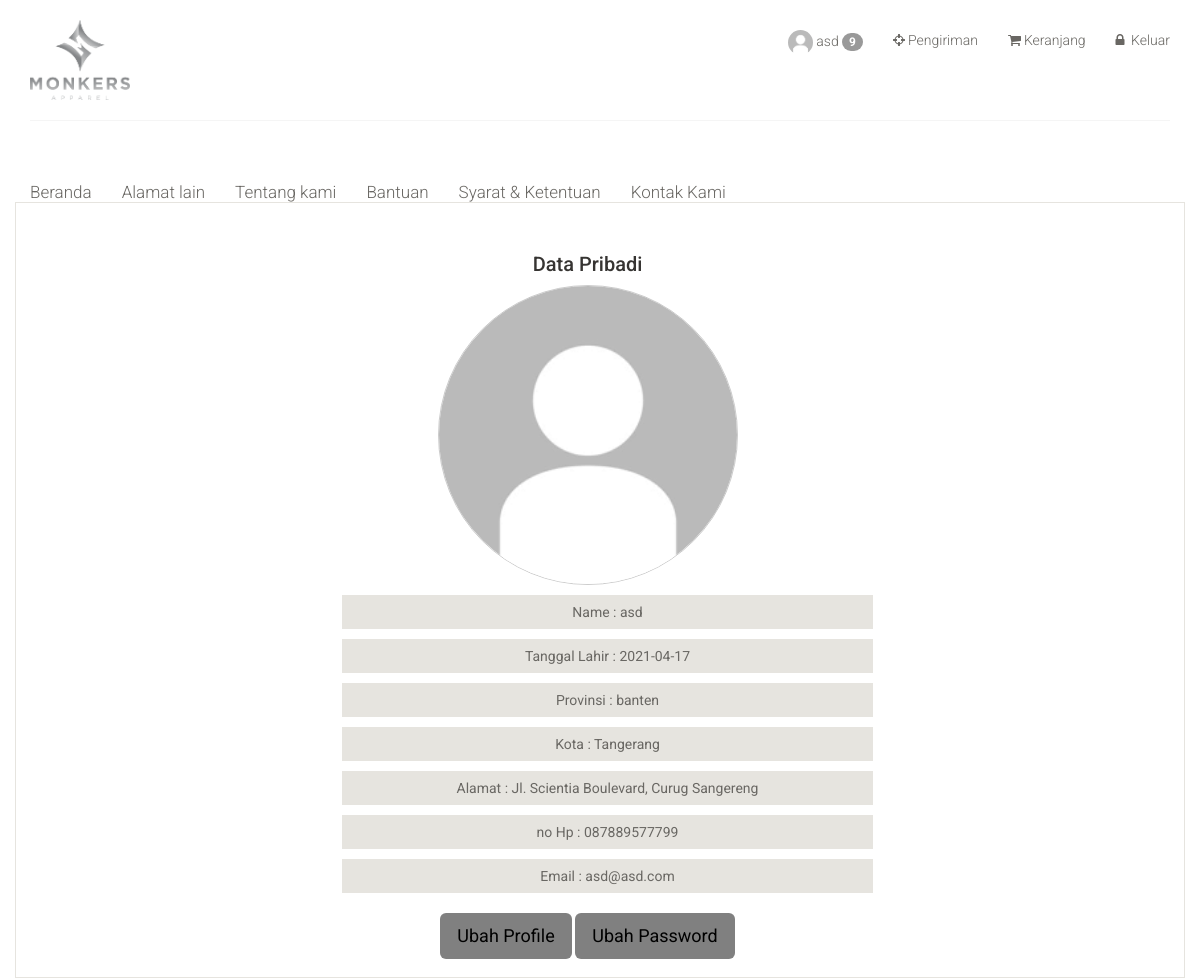
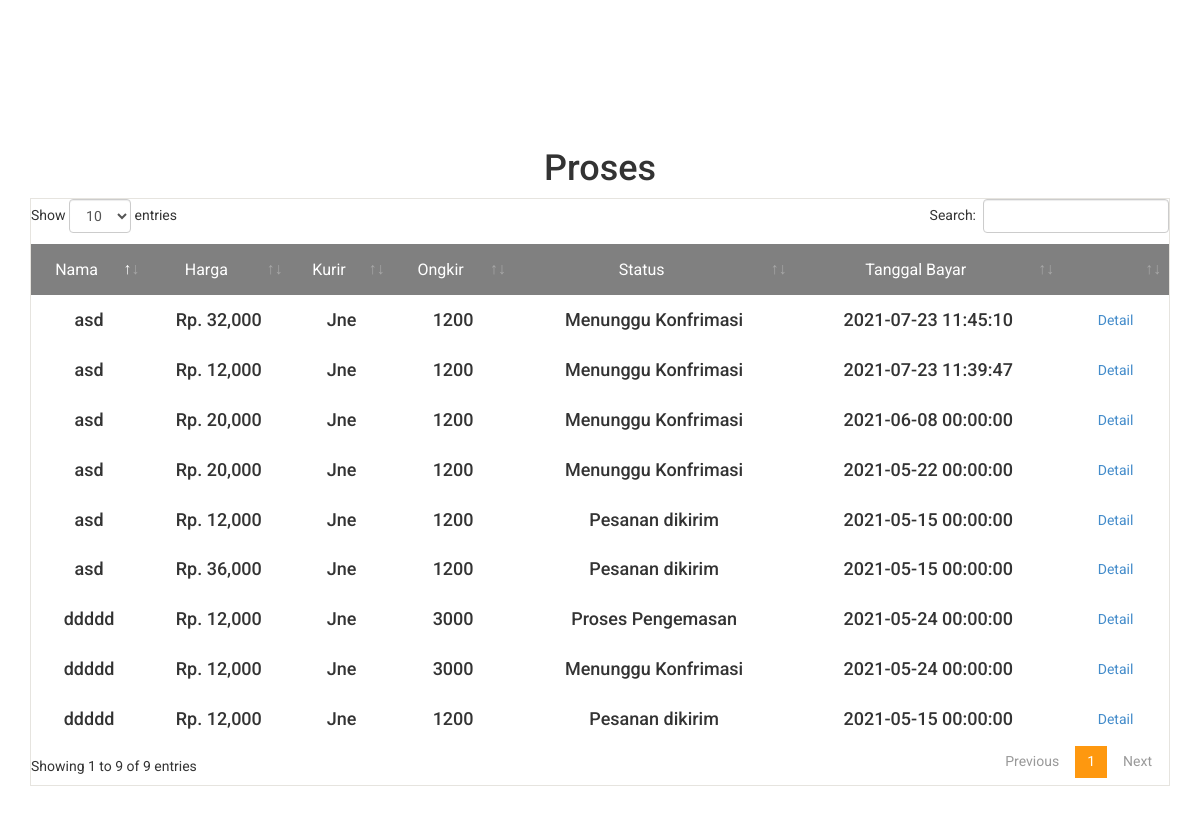
Page /monkers/profile.php (signed in) on the earlier database version (2 pictures, top to bottom).
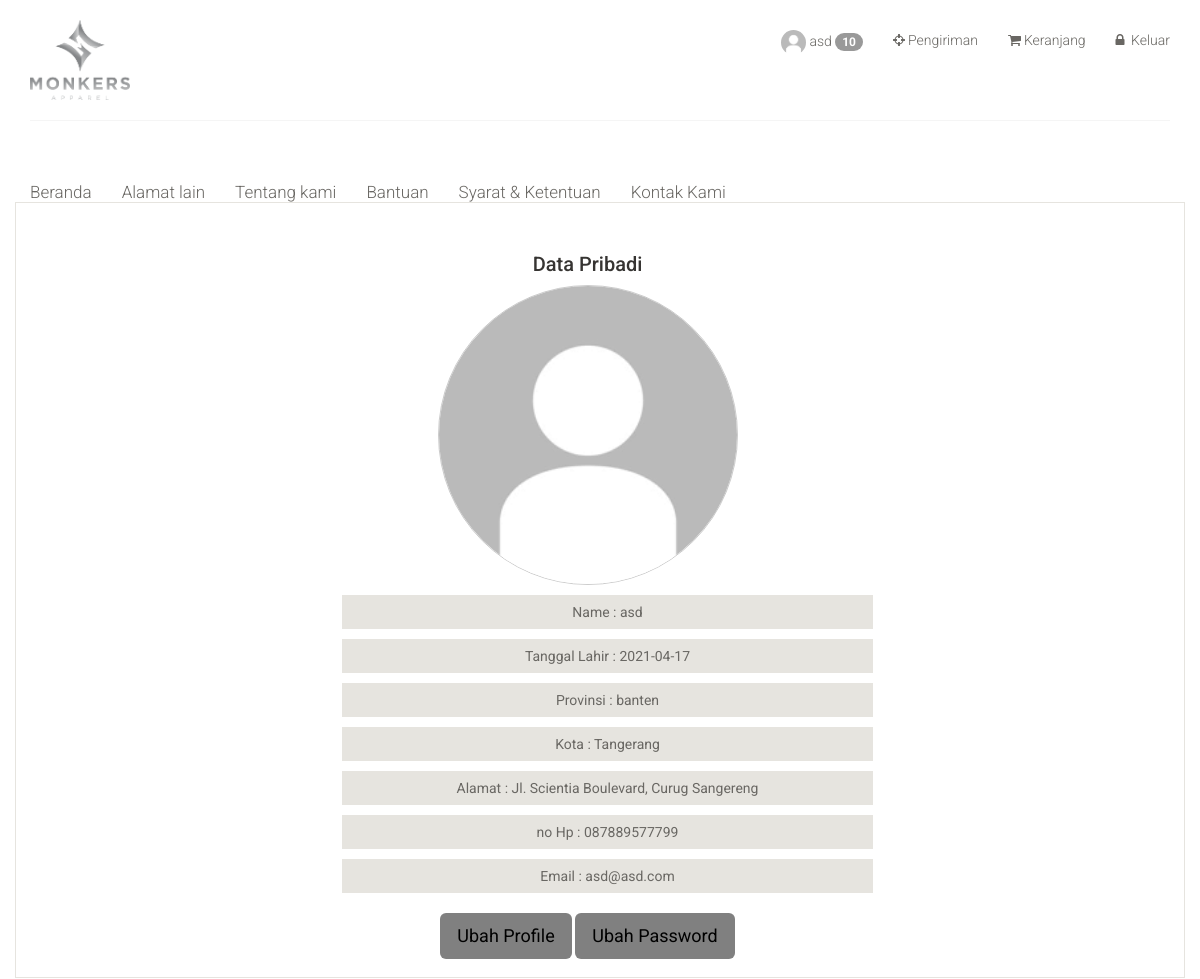
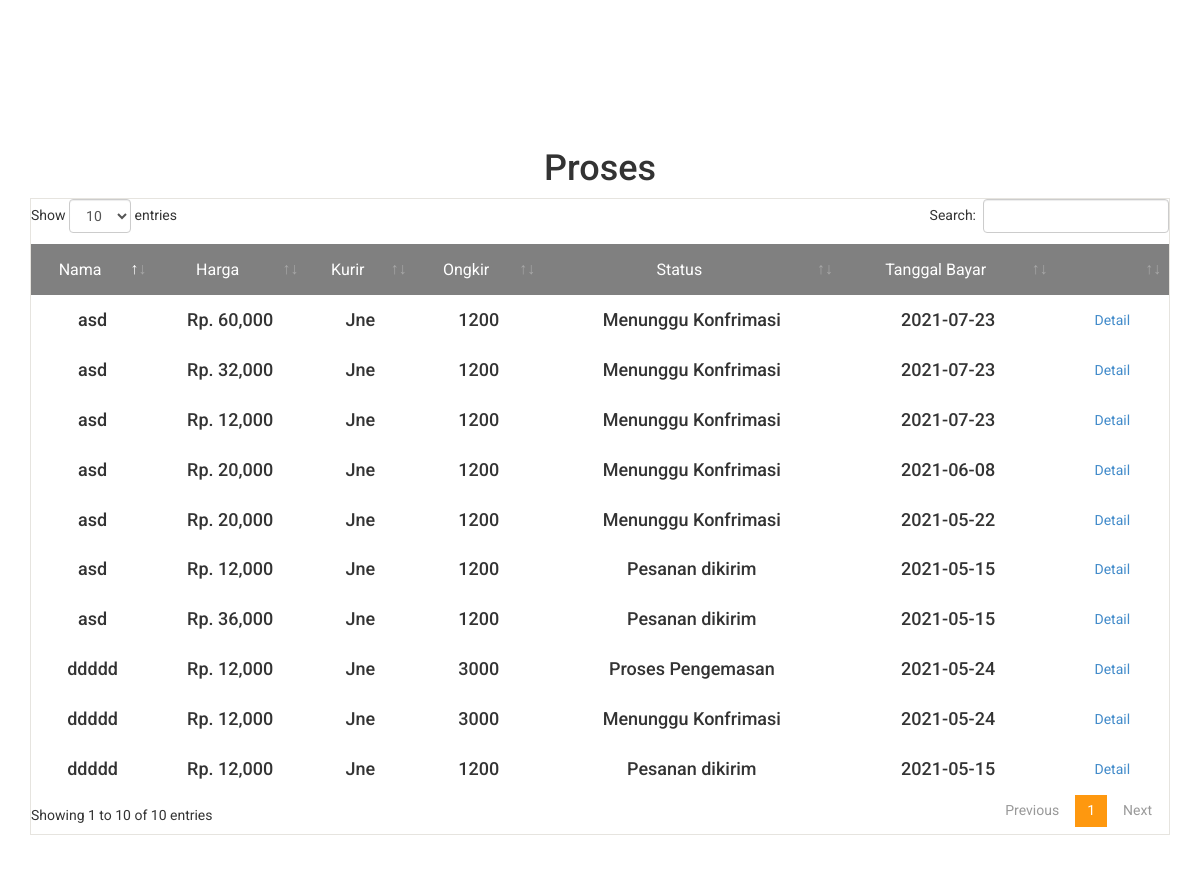
Same page on the later database version (2 pictures, top to bottom).
### tables this page shows
CREATE TABLE `tbl_customer` (
  `cust_id` int(11) NOT NULL,
  `cust_name` varchar(30) NOT NULL,
  `cust_birth` date NOT NULL,
  `cust_address` varchar(255) NOT NULL,
  `cust_province` varchar(255) NOT NULL,
  `cust_city` varchar(255) NOT NULL,
  `cust_email` varchar(30) NOT NULL,
  `cust_pass` varchar(50) NOT NULL,
  `cust_phone` varchar(20) NOT NULL,
  `cust_total_order` int(11) NOT NULL,
  `cust_total_price` int(11) NOT NULL,
  `cust_img` varchar(255) NOT NULL,
  `create_date` date NOT NULL DEFAULT current_timestamp()
);

CREATE TABLE `tbl_proses` (
  `proses_id` int(11) NOT NULL,
  `date_id` varchar(100) DEFAULT NULL,
  `cust_id` int(11) NOT NULL,
  `address_id` int(11) NOT NULL,
  `name` varchar(255) NOT NULL,
  `price` int(100) DEFAULT NULL,
  `ongkir` int(11) NOT NULL,
  `kurir` varchar(50) DEFAULT NULL,
  `status` varchar(200) DEFAULT NULL,
  `create_date` date NOT NULL DEFAULT current_timestamp(),
  `img_bayar` varchar(200) DEFAULT NULL
);

### model/User.php (called while the page is built, shortened)
<?php
function getDataUser($cust_id)
{
   require('../connect/conn.php');
   $sql = "SELECT * from tbl_customer where cust_id = '" . $cust_id . "' ";
   $item = mysqli_query($conn, $sql);
   $data = mysqli_fetch_assoc($item);
   return $data;
}
function getDataProses($cust_id)
{
   require('../connect/conn.php');
   $sql = "SELECT * from tbl_proses where cust_id = " . $cust_id . " ORDER BY proses_id DESC";
   $item = mysqli_query($conn, $sql);
   return $item;
}
function getProsesCount($cust_id)
{
   require('../connect/conn.php');
   $sql = "SELECT count(proses_id) as juml from tbl_proses where cust_id = " . $cust_id . " AND status != 'Selesai' ";
   $item = mysqli_query($conn, $sql);
   $data = mysqli_fetch_assoc($item);
   return $data;
}
function getcartCount($cust_id)
{
   require('../connect/conn.php');
   $sql = "SELECT count(cart_id) as juml from tbl_cart where cust_id = " . $cust_id . " ";
   $item = mysqli_query($conn, $sql);
   $data = mysqli_fetch_assoc($item);
   return $data;
}
function getcheckCount($cust_id)
{
   require('../connect/conn.php');
   $sql = "SELECT count(check_id) as juml from tbl_checkout where cust_id = " . $cust_id . " ";
   $item = mysqli_query($conn, $sql);
   $data = mysqli_fetch_assoc($item);
   return $data;
}
function custLogin($id_user)
{
   require('../connect/conn.php');
   $sql = "SELECT * from tbl_customer where cust_id = '" . $id_user . "' ";
   $result = mysqli_query($conn, $sql);
   $data = mysqli_fetch_assoc($result);
   return $data;
}
?>

### monkers/profile.php (the view, shortened to what this page needs)
<?php
require('../model/User.php');
$datauser = getDataUser($_SESSION['cust_id']);
$data_cart = getcartCount($_SESSION['cust_id']);
$data_check = getcheckCount($_SESSION['cust_id']);
$proses_count = getProsesCount($_SESSION['cust_id']);
$data_proses = getDataProses($_SESSION['cust_id']);
?>
<!DOCTYPE html>
<html lang="en">
<head>
	<link href="css/bootstrap.min.css" rel="stylesheet">
	<link href="css/font-awesome.min.css" rel="stylesheet">
	<link href="css/prettyPhoto.css" rel="stylesheet">
	<link href="css/price-range.css" rel="stylesheet">
	<link href="css/animate.css" rel="stylesheet">
	<link href="css/main.css" rel="stylesheet">
	<link href="css/responsive.css" rel="stylesheet">
	<link rel="stylesheet" href="../plugins/datatables-bs4/css/dataTables.bootstrap4.min.css">
	<link rel="stylesheet" href="../plugins/datatables-responsive/css/responsive.bootstrap4.min.css">
	<link rel="stylesheet" href="../plugins/datatables-buttons/css/buttons.bootstrap4.min.css">
</head>
<body>
	<header id="header">
		<div class="header-middle">
			<div class="container">
				<div class="row">
					<div class="col-sm-4">
						<div class="logo pull-left">
							<a href="index.php"><img width="100" src="images/home/logo.png" alt="" /></a>
						</div>
					</div>
					<div class="col-sm-8">
						<div class="shop-menu pull-right">
							<ul class="nav navbar-nav">
								<?php
								if (!isset($_SESSION['cust_id'])) {
								?>
									<li><a href="../monkers/login.php"><i class="fa fa-user"></i> Akun</a></li>
								<?php
								} else {
									$data = custLogin($_SESSION['cust_id']);
								?>
									<?php if ($proses_count['juml'] != 0) { ?>
										<li><a href="../monkers/profile.php"><img src="images/Profile/<?php echo $datauser['cust_img'] ?>" style=" width:25px;height: 25px; border-radius: 50%;" />
												<span><?php echo $data['cust_name']; ?></span>
												<span class="badge"><?php echo $proses_count['juml']; ?></span>
											</a>
										</li>
									<?php } else { ?>
										<li><a href="../monkers/profile.php"><img src="images/Profile/<?php echo $datauser['cust_img'] ?>" style=" width:25px;height: 25px; border-radius: 50%;" /> <?php echo $data['cust_name']; ?></a></li>
									<?php } ?>
								<?php
								}
								?>
								<?php if ($data_check['juml'] != 0) { ?>
									<li><a href="checkout.php" class="notification"><i class="fa fa-shopping-cart"></i>
											<span>Pengiriman</span>
											<span class="badge"><?php echo $data_check['juml']; ?></span>
										</a>
									</li>
								<?php } else { ?>
									<li><a href="checkout.php" class="notification"><i class="fa fa-crosshairs"></i>Pengiriman</a></li>
								<?php } ?>
								<?php if ($data_cart['juml'] != 0) { ?>
									<li><a href="cart.php" class="notification"><i class="fa fa-shopping-cart"></i>
											<span>Keranjang</span>
											<span class="badge"><?php echo $data_cart['juml']; ?></span>
										</a>
									</li>
								<?php } else { ?>
									<li><a href="cart.php" class="notification"><i class="fa fa-shopping-cart"></i>Keranjang</a></li>
								<?php } ?>
								<?php
								if (!isset($_SESSION['cust_id'])) {
								?>
									<li><a href="../monkers/login.php"><i class="fa fa-lock"></i> Masuk</a></li>
								<?php
								} else {
								?>
									<li><a href="../login_user/logout_user.php"><i class="fa fa-lock"></i> Keluar</a></li>
								<?php
								}
								?>
							</ul>
						</div>
					</div>
				</div>
			</div>
		</div>
		<div class="header-bottom">
			<div class="container">
				<div class="row">
					<div class="col-sm-9">
					</div>
				</div>
			</div>
		</div>
	</header>
	<section id="do_action">
		<div class="container">
			<div class="breadcrumbs">
				<div class="mainmenu pull-left">
					<ul class="nav navbar-nav collapse navbar-collapse">
						<li><a href="index.php">Beranda</a></li>
						<li><a href="alamat_lain.php">Alamat lain</a></li>
						<li><a href="aboutus.php">Tentang kami</a></li>
						<li><a href="bantuan.php">Bantuan</a></li>
						<li><a href="syarat_ketentuan.php">Syarat & Ketentuan</a></li>
						<li><a href="contactus.php">Kontak Kami</a></li>
					</ul>
				</div>
			</div>
			<br>
			<div class="row">
				<div class="total_area">
					<div class="heading" style="text-align:center;">
						<h3>Data Pribadi</h3>
					</div>
					<div style="text-align:center;">
						<img src="images/Profile/<?php echo $datauser['cust_img'] ?>" style="object-fit:contain; width:300px;height: 300px; border: solid 1px #CCC; border-radius: 50%;" />
					</div>
					<ul style="text-align:center; width:50%; margin: auto;">
						<li>Name : <?php echo $datauser['cust_name'] ?></li>
						<li>Tanggal Lahir : <?php echo $datauser['cust_birth'] ?></li>
						<li>Provinsi : <?php echo $datauser['cust_province'] ?></li>
						<li>Kota : <?php echo $datauser['cust_city'] ?></li>
						<li>Alamat : <?php echo $datauser['cust_address'] ?></li>
						<li>no Hp : <?php echo $datauser['cust_phone'] ?></li>
						<li>Email : <?php echo $datauser['cust_email'] ?></li>
						<br>
					</ul>
					<div style="text-align:center;">
						<button style="background-color:grey;" type="button" class="btn btn-lg" data-toggle="modal" data-target="#myModal">Ubah Profile</button>
						<button style="background-color:grey;" type="button" class="btn btn-lg" data-toggle="modal" data-target="#myModal1">Ubah Password</button>
					</div>
				</div>
			</div>
		</div>
	</section>
	<section id="cart_items">
		<div class="container">
			<div>
				<h1 style="text-align:center">Proses</h1>
			</div>
			<div class="table-responsive cart_info">
				<table id="example1" class="table table-condensed">
					<thead>
						<tr style="background-color:grey;" class="cart_menu">
							<td style="text-align: center">Nama</td>
							<td style="text-align: center">Harga</td>
							<td style="text-align: center">Kurir</td>
							<td style="text-align: center">Ongkir</td>
							<td style="text-align: center">Status</td>
							<td style="text-align: center">Tanggal Bayar</td>
							<td></td>
						</tr>
					</thead>
					<tbody>
						<?php
						while ($data = mysqli_fetch_assoc($data_proses)) { ?>
							<tr>
								<td style="text-align: center">
									<h4><?php echo $data['name'] ?></h4>
								</td>
								<td style="text-align: center">
									<h4>Rp. <?php echo number_format($data['price']) ?></h4>
								</td>
								<td style="text-align: center">
									<h4><?php echo $data['kurir'] ?></h4>
								</td>
								<td style="text-align: center">
									<h4><?php echo $data['ongkir'] ?></h4>
								</td>
								<td style="text-align: center">
									<h4><?php echo $data['status'] ?></h4>
								</td>
								<td style="text-align: center">
									<h4><?php echo $data['create_date'] ?></h4>
								</td>
								<?php if ($data['status'] != "Pesanan dibatalkan") { ?>
									<td style="text-align: center">
										<a class="btn" href="../monkers/detail_proses.php?id=<?php echo $data['date_id'] ?>&ida=<?php echo $data['address_id'] ?>" type="submit" name="detailproses" class="cart_quantity_delete">Detail</a>
									</td>
								<?php } else { ?>
									<td style="text-align: center">
										<p style="color:red;">&#10008;</p>
									</td>
								<?php } ?>
							</tr>
						<?php } ?>
					</tbody>
				</table>
			</div>
		</div>
	</section>
</body>
</html>

### monkers/css/main.css (style rules this page uses)
.notification { background-color: #555; color: white; text-decoration: none; padding: 15px 26px; position: relative; display: inline-block; border-radius: 2px; }
body { font-family: 'Roboto', sans-serif; position: relative; font-weight:400px; }
ul li { list-style: none; }
a { -webkit-transition: 300ms; -moz-transition: 300ms; -o-transition: 300ms; transition: 300ms; }
h1, h2, h3, h4, h5, h6 { font-family: 'Roboto', sans-serif; }
.header-middle .container .row { border-bottom: 1px solid #f5f5f5; margin-left: 0; margin-right: 0; padding-bottom: 20px; padding-top: 20px; }
.header-middle .container .row .col-sm-4 { padding-left: 0; }
.header-middle .container .row .col-sm-8 { padding-right:0; }
.shop-menu ul li { display:inline-block; padding-left: 15px; padding-right: 15px; }
.shop-menu ul li:last-child { padding-right: 0; }
.shop-menu ul li a { background: #FFFFFF; color: #696763; font-family: 'Roboto', sans-serif; font-size: 14px; font-weight: 300; padding:0; padding-right: 0; margin-top: 10px; }
.shop-menu ul li a i { margin-right:3px; }
.header-bottom { padding-bottom: 30px; padding-top: 30px; }
.navbar-collapse.collapse { padding-left: 0; }
.mainmenu ul li { padding-right: 15px; padding-left: 15px; }
.mainmenu ul li:first-child { padding-left: 0px; }
.mainmenu ul li a { color: #696763; font-family: 'Roboto', sans-serif; font-size: 17px; font-weight: 300; padding: 0; padding-bottom: 10px; }
#do_action { margin-bottom: 50px; }
.breadcrumbs { position: relative; }
#cart_items .cart_info { border: 1px solid #E6E4DF; margin-bottom: 50px }
#cart_items .cart_info .cart_menu { background: #FE980F; color: #fff; font-size: 16px; font-family: 'Roboto', sans-serif; font-weight: normal; }
#cart_items .cart_info .table.table-condensed thead tr { height: 51px; }
#cart_items .cart_info .table.table-condensed tr { border-bottom: 1px solid#F7F7F0 }
#cart_items .cart_info .table.table-condensed tr:last-child { border-bottom: 0 }
.cart_info table tr td { border-top: 0 none; vertical-align: inherit; }
.heading h3 { color: #363432; font-size: 20px; font-family: 'Roboto', sans-serif; }
#do_action .total_area { padding-bottom: 18px !important; }
#do_action .total_area, #do_action .chose_area { border: 1px solid #E6E4DF; color: #696763; padding: 30px 25px 30px 0; margin-bottom: 80px; }
.total_area ul li { background:#E6E4DF; color: #696763; margin-top: 10px; padding: 7px 20px; }

Differences in the rows shown:
added tbl_proses: name "asd", price "60,000", kurir "Jne", ongkir "1200", status "Menunggu Konfrimasi", create_date "2021-07-23"
changed tbl_proses (number 2 of 10 on the later page): create_date "2021-07-23 11:45:10" → "2021-07-23"
changed tbl_proses (number 3 of 10 on the later page): create_date "2021-07-23 11:39:47" → "2021-07-23"
changed tbl_proses (number 4 of 10 on the later page): create_date "2021-06-08 00:00:00" → "2021-06-08"
changed tbl_proses "Proses Pengemasan": create_date "2021-05-24 00:00:00" → "2021-05-24"
changed tbl_proses (number 6 of 10 on the later page): create_date "2021-05-24 00:00:00" → "2021-05-24"
changed tbl_proses (number 7 of 10 on the later page): create_date "2021-05-22 00:00:00" → "2021-05-22"
changed tbl_proses (number 8 of 10 on the later page): create_date "2021-05-15 00:00:00" → "2021-05-15"
changed tbl_proses (number 9 of 10 on the later page): create_date "2021-05-15 00:00:00" → "2021-05-15"
changed tbl_proses (number 10 of 10 on the later page): create_date "2021-05-15 00:00:00" → "2021-05-15"
Other differences:
$proses_count['juml']: "9" → "10"
text written by a page script: "Show entries Search: Showing 1 to 9 of 9 entries Previous 1 Next" → "Show entries Search: Showing 1 to 10 of 10 entries Previous 1 Next"
